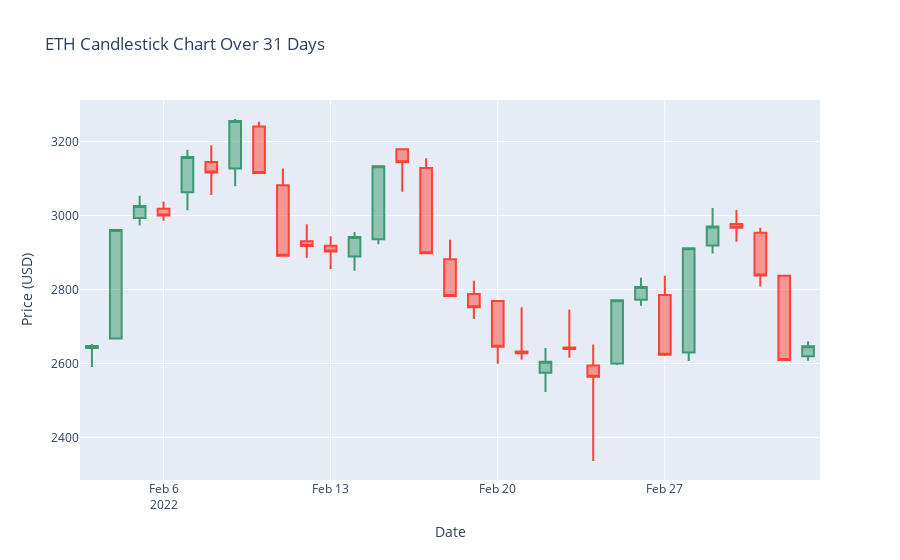

Notebook code cell kept with this figure:
### Code cell
figDrawer(candlestick_dataETH,"ETH","USD")
